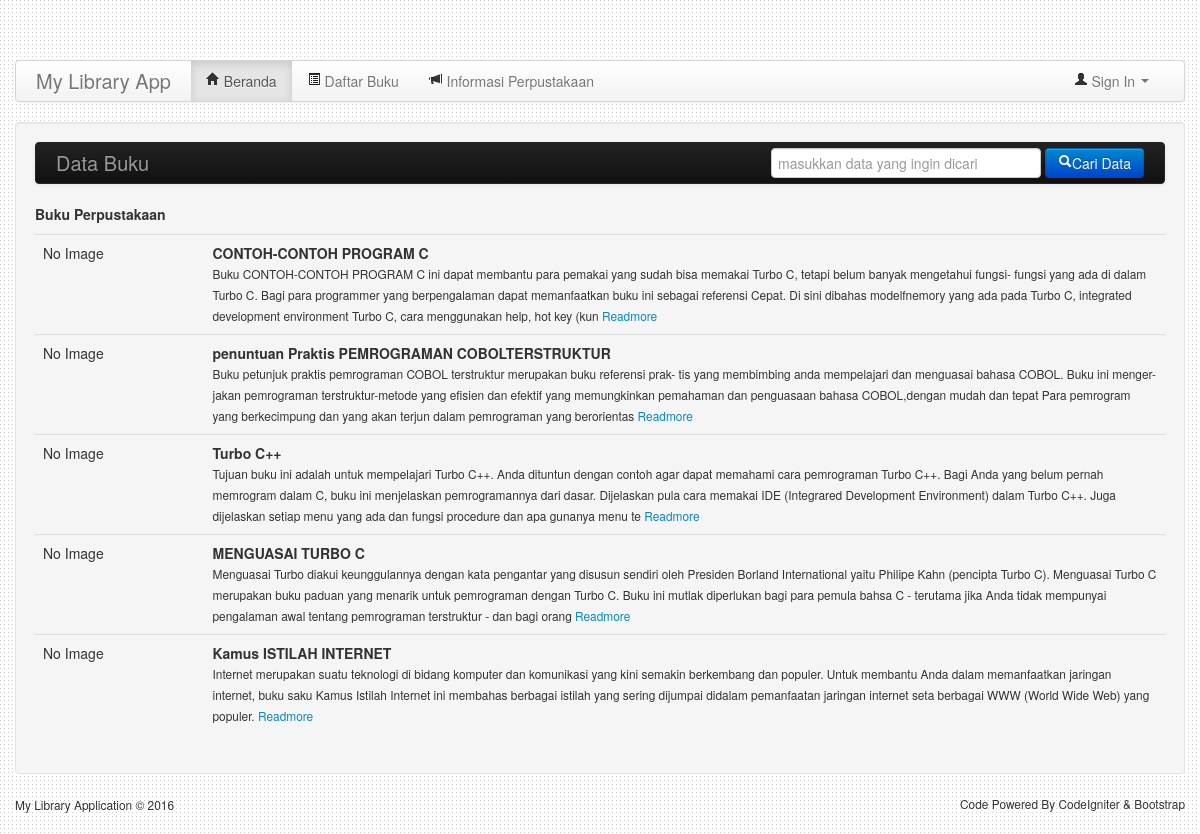
The page / on the database its author committed.
### tables this page shows
CREATE TABLE IF NOT EXISTS `buku` (
  `id_buku` int(11) NOT NULL,
  `kode_buku` varchar(5) NOT NULL,
  `kode_rak` varchar(5) NOT NULL,
  `judul_buku` varchar(255) NOT NULL,
  `keterangan` longtext NOT NULL,
  `img_buku` varchar(50) NOT NULL,
  `classifikasi` int(11) NOT NULL
);

### bera.php (the view, shortened to what this page needs)
<div class="navbar navbar-inverse">
	<div class="navbar-inner">
		<div class="container">
			<a class="brand" href="#">Data Buku</a>
				<div class="span5 pull-right">
					<form action="#" method="POST" class="navbar-form pull-right">
					<input type="text" class="span3" name="cari" placeholder="masukkan data yang ingin dicari"/>
					<button type="submit" class="btn btn-primary"><i class="icon-search icon-white"></i>Cari Data</button>
				</form>
			</div>
		</div>
	</div>
</div>
<div class='col-sm-9'>
	<h5>Buku Perpustakaan</h5>
	<?php
		$sql=mysql_query("select * from buku order by id_buku desc limit 5");
		$jumlahBuku=mysql_num_rows($sql);
		echo"<table class='table'>";
		echo"<tbody>";
		if($jumlahBuku>0){
			while($buku=mysql_fetch_object($sql)){
				$ket = substr($buku->keterangan, 0,400);
				echo"<tr>";
				if(empty($buku->img_buku)){
					echo"<td width='15%'>No Image</td>";
				}else{
					echo"<td width='15%'><img src='image/".$buku->img_buku."' class='img-polaroid'>	</td>";
				}
				echo"<td><b>".$buku->judul_buku."</b> <br/><small>".$ket;
				if(isset($_SESSION['nama']) && $_SESSION['login']==true){
					echo" <a href='beranda.php?p=readMore&idb=".$buku->id_buku."'>Readmore</a></small></td>";
				}else{
					echo" <a href='index.php?p=readMore&idb=".$buku->id_buku."'>Readmore</a></small></td>";
				}
				echo"</tr>";
			}
		}else{
			echo"<tr>";
			echo"<td>Tidak Ada Data Buku</td>";
			echo"</tr>";
		}
		echo"</tbody>";
		echo"</table>";
	?>
</div>

### asset/css/docs.css (style rules this page uses)
body { position: relative; padding-top: 40px; background-image:url(../img/bg_dotted.png); }

### rows shown on the page
buku: judul_buku "CONTOH-CONTOH PROGRAM C", keterangan "Buku CONTOH-CONTOH PROGRAM C ini dapat membantu para pemakai yang sudah bisa memakai Turbo C, tetapi belum banyak mengetahui fungsi- fungsi yang ada di dalam Turbo C. Bagi para programmer yang berpengalaman dapat memanfaatkan buku ini sebagai referensi Cepat. Di sini dibahas modelfnemory yang ada pada Turbo C, integrated development environment Turbo C, cara menggunakan help, hot key (kun"
buku: judul_buku "penuntuan Praktis PEMROGRAMAN COBOLTERSTRUKTUR", keterangan "Buku petunjuk praktis pemrograman COBOL terstruktur merupakan buku referensi prak- tis yang membimbing anda mempelajari dan menguasai bahasa COBOL. Buku ini menger- jakan pemrograman terstruktur-metode yang efisien dan efektif yang memungkinkan pemahaman dan penguasaan bahasa COBOL,dengan mudah dan tepat Para pemrogram yang berkecimpung dan yang akan terjun dalam pemrograman yang berorientas"
buku: judul_buku "Turbo C++", keterangan "Tujuan buku ini adalah untuk mempelajari Turbo C++. Anda dituntun dengan contoh agar dapat memahami cara pemrograman Turbo C++. Bagi Anda yang belum pernah memrogram dalam C, buku ini menjelaskan pemrogramannya dari dasar. Dijelaskan pula cara memakai IDE (Integrared Development Environment) dalam Turbo C++. Juga dijelaskan setiap menu yang ada dan fungsi procedure dan apa gunanya menu te"
buku: judul_buku "MENGUASAI TURBO C", keterangan "Menguasai Turbo diakui keunggulannya dengan kata pengantar yang disusun sendiri oleh Presiden Borland International yaitu Philipe Kahn (pencipta Turbo C). Menguasai Turbo C merupakan buku paduan yang menarik untuk pemrograman dengan Turbo C. Buku ini mutlak diperlukan bagi para pemula bahsa C - terutama jika Anda tidak mempunyai pengalaman awal tentang pemrograman terstruktur - dan bagi orang"
buku: judul_buku "Kamus ISTILAH INTERNET", keterangan "Internet merupakan suatu teknologi di bidang komputer dan komunikasi yang kini semakin berkembang dan populer. Untuk membantu Anda dalam memanfaatkan jaringan internet, buku saku Kamus Istilah Internet ini membahas berbagai istilah yang sering dijumpai didalam pemanfaatan jaringan internet seta berbagai WWW (World Wide Web) yang populer."
